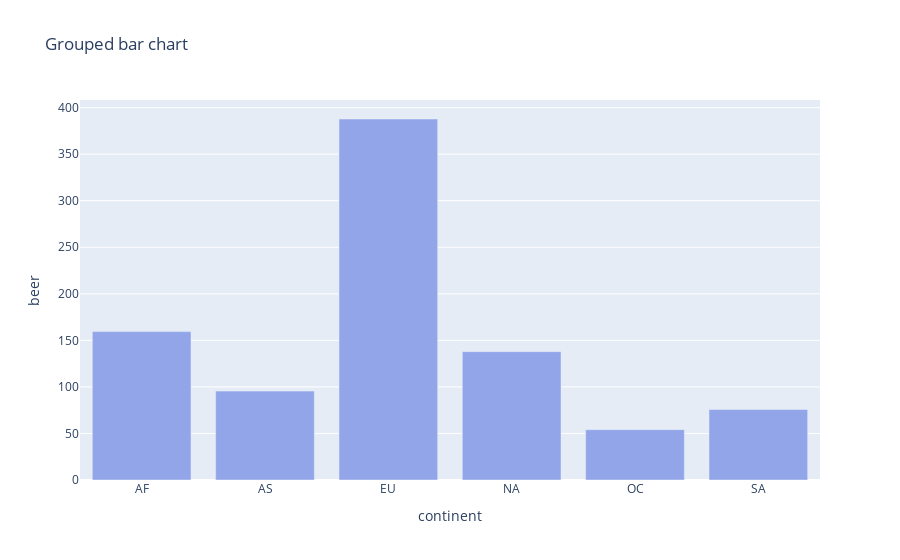

This figure's notebook cell:
### Code cell
fig

### Figure 1 — Plotly figure (JSON) as saved in the notebook; plotly's stock layout.template omitted (floating-point values rounded to 4 significant figures)
{"data": [{"marker": {"color": "#92A5E8"}, "type": "bar", "x": ["AF", "AS", "EU", "NA", "OC", "SA"], "y": [159.4, 95.5, 387.8, 137.9, 54.1, 75.7]}], "layout": {"autosize": true, "title": {"text": "Grouped bar chart"}, "xaxis": {"autorange": true, "range": [-0.5, 5.5], "title": {"text": "continent"}, "type": "category"}, "yaxis": {"autorange": true, "range": [0, 408.2], "title": {"text": "beer"}, "type": "linear"}}}
